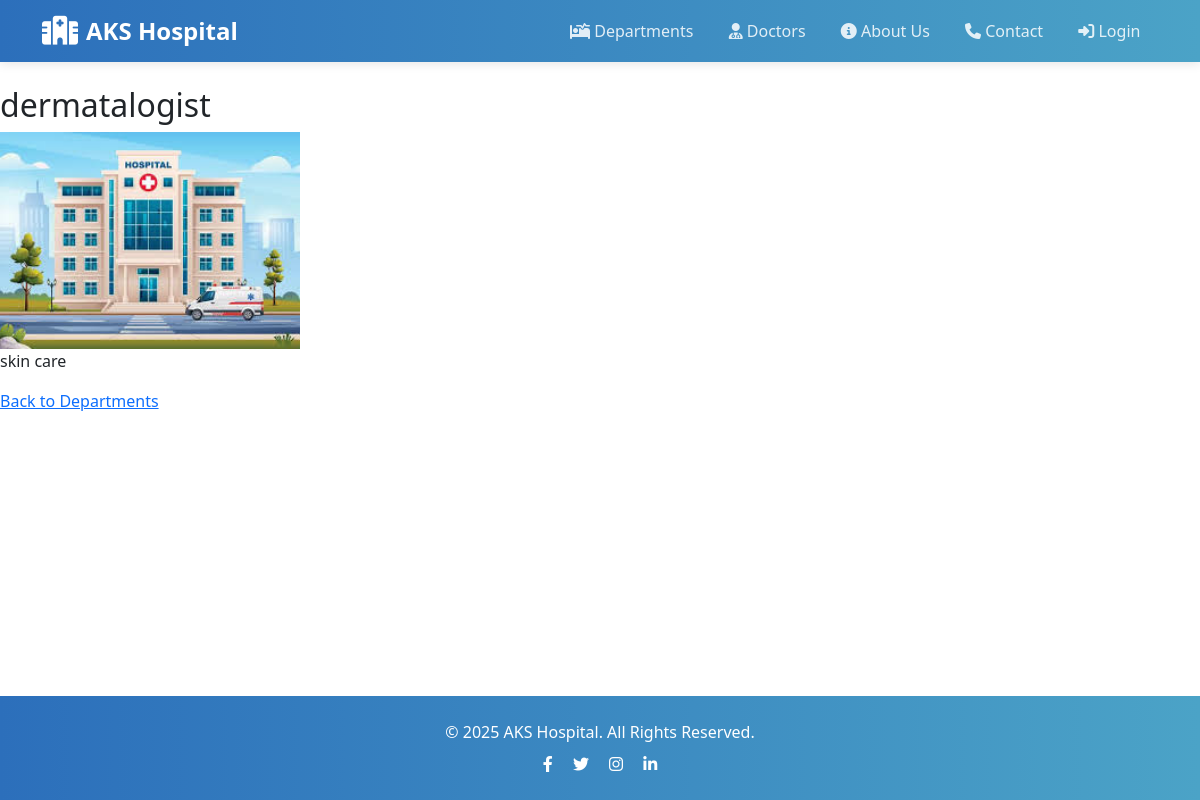
Page /departments/2/ on the committed database.
### core/models.py (models this page shows, shortened)
class Department(models.Model):
    name = models.CharField(max_length=100)
    description = models.TextField()
    image = models.ImageField(upload_to='images/', default='default_department.png')

### core/views.py (the view)
# urls.py: path('departments/<int:pk>/', views.departments_detail, name='departments_detail'),
def departments_detail(request, pk):
    department = get_object_or_404(Department, pk=pk)
    return render(request, 'core/departments_detail.html', {'department': department})

### core/templates/core/departments_detail.html
{% extends "base.html" %}
{% block content %}
<h2>{{ department.name }}</h2>
{% if department.image %}
    <img src="{{ department.image.url }}" alt="{{ department.name }}" style="width:300px;">
{% endif %}
<p>{{ department.description }}</p>
<a href="{% url 'departments_list' %}">Back to Departments</a>
{% endblock %}

### core/templates/base.html (style rules this page uses)
:root { --primary: #2c6fbb; --secondary: #4ba3c7; --accent: #175676; --light: #f8f9fa; --dark: #343a40; }
body { font-family: 'Segoe UI', Tahoma, Geneva, Verdana, sans-serif; display: flex; flex-direction: column; min-height: 100vh; }

### rows in the picture
Department: name "dermatalogist", image (placeholder picture), description "skin care"
